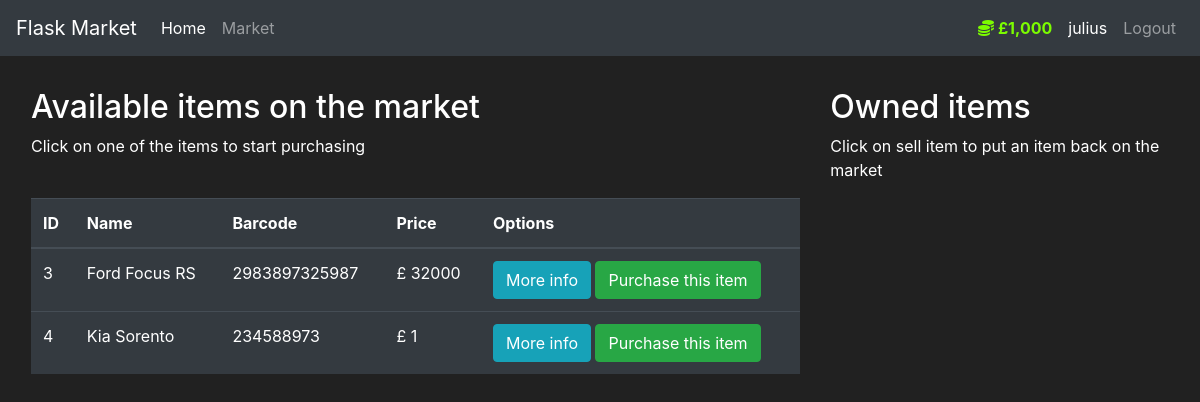
The app's page /market (signed in) with its own data.
### market/models.py (models this page shows, shortened)
class User(db.Model, UserMixin):
    id = db.Column(db.Integer(), nullable=False, primary_key=True)
    username = db.Column(db.String(length=30), nullable=False, unique=True)
    email_address = db.Column(db.String(length=50), nullable=False, unique=True)
    password = db.Column(db.String(length=60), nullable=False)
    budget = db.Column(db.Integer(), nullable=False, default=1000)
    items = db.relationship('Item', backref='owned_user', lazy=True)
    @property
    def prettier_budget(self):
        if len(str(self.budget)) >= 4:
            return f'£{str(self.budget)[:-3]},{str(self.budget)[-3:]}'
        else:
            return f'£{self.budget}'
    @property
    def password_hash(self):
        return self.password

class Item(db.Model):
    id = db.Column(db.Integer(), nullable=False, primary_key=True)
    name = db.Column(db.String(length=30), nullable=False, unique=True)
    barcode = db.Column(db.String(length=12), nullable=False, unique=True)
    price = db.Column(db.Integer(), nullable=False)
    description = db.Column(db.String(length=1024), nullable=False)
    owner = db.Column(db.Integer(), db.ForeignKey('user.id'))

### market/routes.py (the view, shortened to what this page needs)
@app.route('/market', methods=['GET', 'POST'])
@login_required
def market_page():
    purchase_form = PurchaseItemForm()
    sell_item_form = SellItemForm()
    if request.method == 'GET':
        items = Item.query.filter_by(owner=None)
        owned_items = Item.query.filter_by(owner=current_user.id)
        return render_template('market.html', items=items, owned_items=owned_items,
                               purchase_form=purchase_form, sell_item_form=sell_item_form)

### market/models.py (called while the page is built)
@login_manager.user_loader
def load_user(user_id):
    return User.query.get(int(user_id))

### market/templates/market.html (shortened to what this page needs)
{% extends 'base.html' %}
{% block content %}
  <div class="row" style="margin-top: 2em; margin-left: 1em">
    <div class="col-8">
      <h2>Available items on the market</h2>
      <p>Click on one of the items to start purchasing</p>
      <br>
      <table class="table table-hover table-dark">
        <thead>
        <tr>
          <th scope="col">ID</th>
          <th scope="col">Name</th>
          <th scope="col">Barcode</th>
          <th scope="col">Price</th>
          <th scope="col">Options</th>
        </tr>
        </thead>
        <tbody>
        {% for i in items %}
          <tr>
            <td>{{ i.id }}</td>
            <td>{{ i.name }}</td>
            <td>{{ i.barcode }}</td>
            <td>£ {{ i.price }}</td>
            <td>
              <button class="btn btn-outline btn-info"
                      data-toggle="modal" data-target="#Modal-MoreInfo-{{ i.id }}">More info</button>
              <button class="btn btn-outline btn-success"
                      data-toggle="modal" data-target="#Modal-PurchaseConfirm-{{ i.id }}">Purchase this item</button>
            </td>
          </tr>
        {% endfor %}
        </tbody>
      </table>
    </div>
    <div class="col-4">
      <h2>Owned items</h2>
      <p>Click on sell item to put an item back on the market</p>
      <br>
    </div>
  </div>
{% endblock %}

### market/templates/base.html (shortened to what this page needs)
<!doctype html>
<html lang="en">
<head>
  <link rel="stylesheet" href="https://cdn.jsdelivr.net/npm/bootstrap@4.5.3/dist/css/bootstrap.min.css"
>
</head>
<body>
  <nav class="navbar navbar-expand-md navbar-dark bg-dark">
    <a class="navbar-brand" href="#">Flask Market</a>
    <div class="collapse navbar-collapse" id="navbarNav">
      <ul class="navbar-nav mr-auto">
        <li class="nav-item active">
          <a class="nav-link" href="{{ url_for('home_page') }}">Home <span class="sr-only">(current)</span></a>
        </li>
        <li class="nav-item">
          <a class="nav-link" href="{{ url_for('market_page') }}">Market</a>
        </li>
      </ul>
      {% if current_user.is_authenticated %}
        <ul class="navbar-nav">
          <li class="nav-item">
            <a class="nav-link" style="color: lawngreen; font-weight: bold">
              <i class="fas fa-coins"></i>
              {{ current_user.prettier_budget }}
            </a>
          </li>
          <li class="nav-item">
            <a class="nav-link" style="margin:0; color:white">{{ current_user.username }}</a>
          </li>
          <li class="nav-item">
            <a class="nav-link" href="{{ url_for('logout_page') }}">Logout</a>
          </li>
        </ul>
      {% endif %}
    </div>
  </nav>
  {% block content %}
  {% endblock %}
</body>
</html>

### market/templates/base.html (style rules this page uses)
body { background-color: #212121; color: white }

### records on screen
User: prettier_budget "£1,000", username "julius"
Item: id "3", name "Ford Focus RS", barcode "2983897325987", price "32000"
Item: id "4", name "Kia Sorento", barcode "234588973", price "1"
